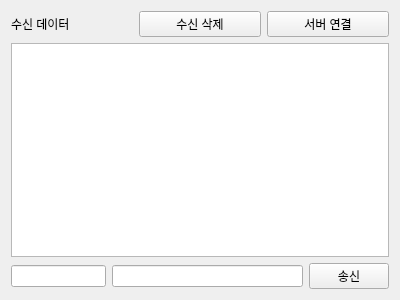
<?xml version="1.0" encoding="UTF-8"?>
<ui version="4.0">
 <class>Tab1SocketClient</class>
 <widget class="QWidget" name="Tab1SocketClient">
  <property name="geometry">
   <rect>
    <x>0</x>
    <y>0</y>
    <width>400</width>
    <height>300</height>
   </rect>
  </property>
  <property name="windowTitle">
   <string>Form</string>
  </property>
  <layout class="QVBoxLayout" name="verticalLayout_2">
   <item>
    <layout class="QHBoxLayout" name="horizontalLayout">
     <item>
      <widget class="QLabel" name="label">
       <property name="text">
        <string>수신 데이터</string>
       </property>
      </widget>
     </item>
     <item>
      <widget class="QPushButton" name="pPBRecvDataClear">
       <property name="text">
        <string>수신 삭제</string>
       </property>
      </widget>
     </item>
     <item>
      <widget class="QPushButton" name="pPBServerConnect">
       <property name="text">
        <string>서버 연결</string>
       </property>
       <property name="checkable">
        <bool>true</bool>
       </property>
      </widget>
     </item>
    </layout>
   </item>
   <item>
    <layout class="QVBoxLayout" name="verticalLayout">
     <item>
      <widget class="QTextEdit" name="pTERecvData"/>
     </item>
    </layout>
   </item>
   <item>
    <layout class="QHBoxLayout" name="horizontalLayout_2" stretch="3,6,1">
     <item>
      <widget class="QLineEdit" name="pLERevcid"/>
     </item>
     <item>
      <widget class="QLineEdit" name="pLESendData"/>
     </item>
     <item>
      <widget class="QPushButton" name="pPBSendButton">
       <property name="text">
        <string>송신</string>
       </property>
      </widget>
     </item>
    </layout>
   </item>
  </layout>
 </widget>
 <resources/>
 <connections/>
</ui>
